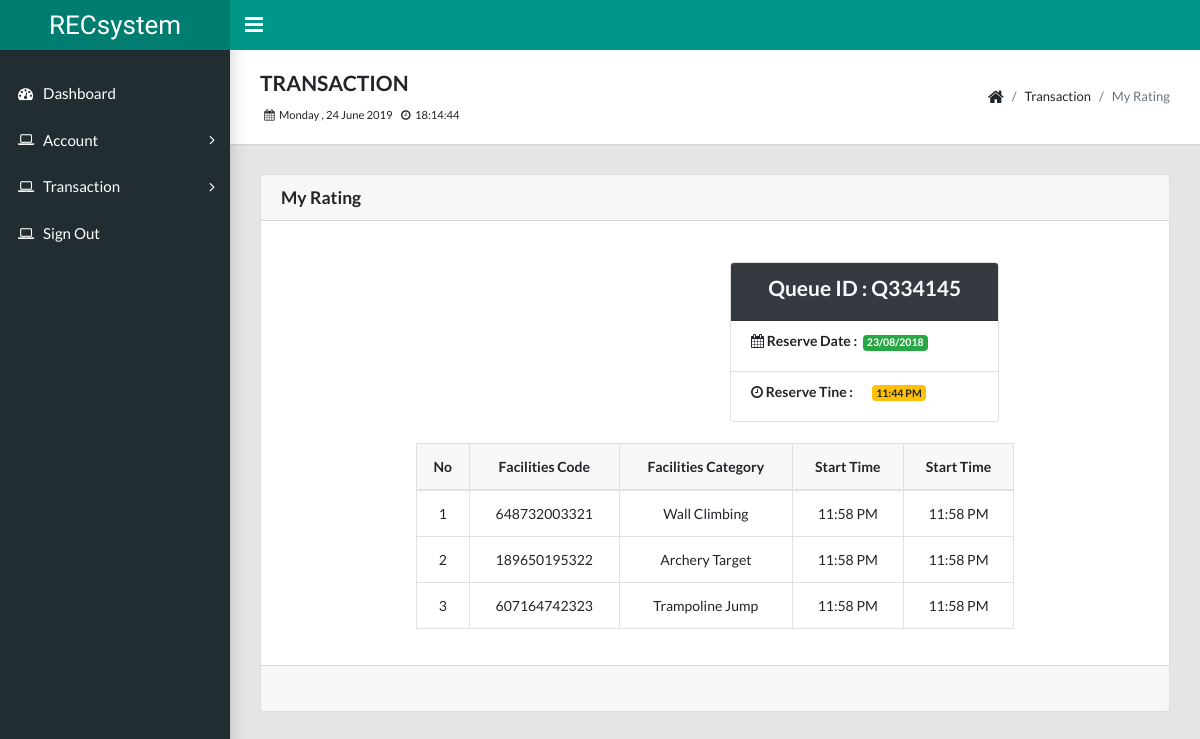
The page /customer/transaction_history_detail.php?start_id=145 (signed in) on the database its author committed.
### tables this page shows
CREATE TABLE `used_start` (
  `start_id` int(11) NOT NULL,
  `start_random` varchar(255) NOT NULL,
  `start_date` datetime NOT NULL,
  `cust_id` int(11) NOT NULL
);

CREATE TABLE `used_list` (
  `list_id` int(11) NOT NULL,
  `list_barcode` varchar(255) NOT NULL,
  `list_qty` int(11) NOT NULL,
  `list_total` double NOT NULL,
  `list_start` datetime NOT NULL,
  `list_finish` datetime NOT NULL,
  `list_status` int(11) NOT NULL,
  `list_review` int(11) NOT NULL,
  `fac_id` int(11) NOT NULL,
  `start_id` int(11) NOT NULL,
  `finish_id` int(11) DEFAULT NULL
);

CREATE TABLE `facility_category` (
  `fac_id` int(11) NOT NULL,
  `fac_name` varchar(255) NOT NULL,
  `fac_rate` double NOT NULL,
  `fac_total` int(11) NOT NULL,
  `fac_qty` int(11) NOT NULL,
  `fac_limit` int(11) NOT NULL,
  `fac_queue` int(11) NOT NULL,
  `fac_use` int(11) NOT NULL,
  `fac_status` int(11) NOT NULL,
  `fac_unav` date NOT NULL,
  `manager_id` int(11) NOT NULL
);

### customer/transaction_history_detail.php (the view, shortened to what this page needs)
<?php include "header.php"; ?>
<?php include "navbar.php"; ?>
<?php include "sidebar.php"; ?>
<body class="app sidebar-mini rtl">
  <main class="app-content">
    <div class="app-title">
      <div>
        <h4>TRANSACTION</h4><small><span id="date_time"></span></small>
      </div>
      <ul class="app-breadcrumb breadcrumb side">
        <li class="breadcrumb-item"><i class="fa fa-home fa-lg"></i></li>
        <li class="breadcrumb-item">Transaction</li>
        <li class="breadcrumb-item active">My Rating</li>
      </ul>
    </div>
    <div class="row">
      <div class="col-md-12">
        <div class="bs-component">
          <div class="card">
            <h5 class="card-header">My Rating</h5>
            <div class="card-body">
              <div class="row">
                <div class="col-md-2">
                </div>
                <div class="col-md-8"><br />
                  <div class="row">
                    <div class="col-md-6">
                    </div>
                    <div class="col-md-6">
                      <?php
                      $sid = @$_REQUEST['start_id'];
                      include "dbconnection.php";
                      $stmt2 = $conn->prepare("SELECT start.start_id as start_id, start.start_random as start_random, start.start_date as start_date,  customer.cust_ic as cust_ic, customer.cust_name as cust_name, customer.cust_email as cust_email, customer.cust_contact as cust_contact
                        FROM `used_start` AS start
                        JOIN `user_customer` AS customer ON start.cust_id=customer.cust_id AND start.start_id=?");
                        $stmt2->bind_param("s", $sid);
                        $stmt2->execute();
                        $result2 = $stmt2->get_result();
                        $row2 = $result2->fetch_assoc();
                        $start_random =  $row2 ['start_random'];
                        $start_date = date_format(date_create($row2 ['start_date']), 'd/m/Y');
                        $start_time = date_format(date_create($row2 ['start_date']), 'g:i A');
                        ?>
                        <aside class="profile-nav alt">
                          <section class="card">
                            <div class="card-header user-header alt bg-dark">
                              <div class="media">
                                <div class="media-body">
                                  <h4 class="text-light display-6" align="center">Queue ID : <?php echo $start_random ; ?></h4>
                                </div>
                              </div>
                            </div>
                            <ul class="list-group list-group-flush">
                              <li class="list-group-item">
                                <h6><i class="fa fa-calendar"></i>  Reserve Date : &nbsp;<span class="badge badge-success"><?php echo $start_date ; ?></span></h6>
                              </li>
                              <li class="list-group-item">
                                <h6><i class="fa fa-clock-o"></i>  Reserve Tine : &nbsp;&nbsp;&nbsp;&nbsp;&nbsp;&nbsp;<span class="badge badge-warning"><?php echo $start_time ; ?></span></h6>
                              </li>
                            </ul>
                          </section>
                        </aside>
                      </div>
                    </div><br>
                    <div class="row">
                      <div class="table-responsive">
                        <table width="100%" class="table table-hover table-bordered">
                          <thead bgcolor=#f8f8f8>
                            <tr align="center" color="">
                              <th>No</th>
                              <th>Facilities Code</th>
                              <th>Facilities Category</th>
                              <th>Start Time</th>
                              <th>Start Time</th>
                            </tr>
                          </thead>
                          <tbody>
                            <?php
                            $sid = @$_REQUEST['start_id'];
                            $v = 0;
                            $stmt3 = $conn->prepare("SELECT used.list_barcode as list_barcode, used.list_start as list_start, used.list_finish as list_finish, category.fac_name as fac_name
                              FROM `used_list` AS used
                              JOIN `facility_category` AS category ON used.fac_id=category.fac_id
                              JOIN `used_start` AS start ON used.start_id=start.start_id
                              AND used.start_id =?");
                              $stmt3->bind_param("s", $sid);
                              $stmt3->execute();
                              $result3 = $stmt3->get_result();
                              while($row3 = $result3->fetch_assoc())
                              {
                                $list_barcode = $row3['list_barcode'];
                                $fac_name = $row3['fac_name'];
                                $list_start = date_format(date_create($row3 ['list_start']), 'h:i A');
                               $list_finish = date_format(date_create($row3 ['list_finish']), 'h:i A');
                                $v++
                                ?>
                                <tr align="center">
                                  <td><?php echo $v; ?></td>
                                  <td><?php echo $list_barcode ;?></td>
                                  <td><?php echo $fac_name ;?></td>
                                  <td><?php echo $list_start ;?></td>
                                  <td><?php echo $list_finish ;?></td>
                                </tr>
                              <?php }?>
                            </tbody>
                          </table>
                        </div>
                      </div>
                    </div>
                    <div class="col-md-2">
                    </div>
                  </div>
                </div>
                <div class="card-footer">
                </div>
              </div>
            </div>
          </div>
        </div>
      </main>
    </body>
    </html>

### rows shown on the page
used_start: start_random "Q334145", start_date "23/08/2018", start_date "11:44 PM"
used_list: list_barcode "648732003321", fac.fac_name "Wall Climbing", list_start "11:58 PM", list_finish "11:58 PM"
used_list: list_barcode "189650195322", fac.fac_name "Archery Target", list_start "11:58 PM", list_finish "11:58 PM"
used_list: list_barcode "607164742323", fac.fac_name "Trampoline Jump", list_start "11:58 PM", list_finish "11:58 PM"
